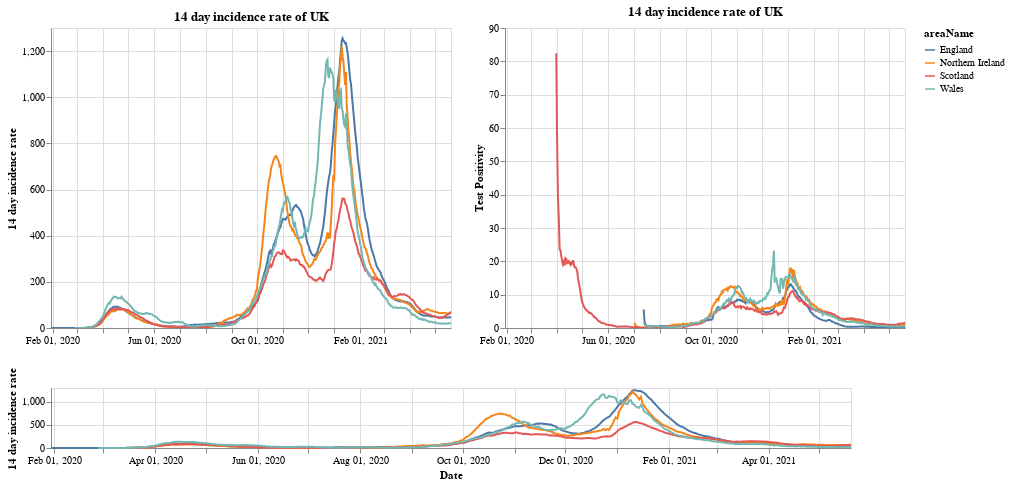

Here is the notebook cell this chart was saved with:
### Markdown cell above
# Plots

First a plot with each country in the UK. The top right shows the positivity rate for (which is the percentage of registered tests which were positive) while the top left is the 14 day incidence rate. The bottom chart can be used to select the timeframe (does not work on a mobile device).

### Code cell
#collapse
brush = alt.selection(type='interval', name='DateBrush',encodings=['x'],fields=['Time'])
leg_selection = alt.selection_multi(fields=['areaName'], bind='legend')

base = alt.Chart(uk_cases).mark_line().encode(
    x=alt.X("yearmonthdate(date):T", axis=alt.Axis(title='Date')),
    y=alt.Y("twoWeeklyCasesRate:Q", axis=alt.Axis(title='14 day incidence rate')),
    tooltip=['areaName', 'date','twoWeeklyCasesRate', 'testPositivity'],
    color='areaName',
    opacity=alt.condition(leg_selection, alt.value(2), alt.value(0.1))
).add_selection(leg_selection).properties(width=400)

upper = base.encode(alt.X('yearmonthdate(date):T', axis=alt.Axis(title=''),
                         scale=alt.Scale(domain=brush))
                   ).properties(title=f'14 day incidence rate of UK')
upper_right = upper.encode(alt.Y('testPositivity:Q', axis=alt.Axis(title='Test Positivity')))
lower = base.properties(height=60, width = 800).add_selection(brush)

(upper | upper_right) & lower

### Figure 1 — Vega-Lite specification as saved in the notebook (floating-point values rounded to 4 significant figures; data arrays with more than 128 entries replaced by an {"elided": "..."} marker saying what was removed)
{"config": {"view": {"continuousWidth": 400, "continuousHeight": 300}}, "vconcat": [{"hconcat": [{"mark": "line", "encoding": {"color": {"type": "nominal", "field": "areaName"}, "opacity": {"condition": {"value": 2, "selection": "selector001"}, "value": 0.1}, "tooltip": [{"type": "nominal", "field": "areaName"}, {"type": "temporal", "field": "date"}, {"type": "quantitative", "field": "twoWeeklyCasesRate"}, {"type": "quantitative", "field": "testPositivity"}], "x": {"type": "temporal", "axis": {"title": ""}, "field": "date", "scale": {"domain": {"selection": "DateBrush"}}, "timeUnit": "yearmonthdate"}, "y": {"type": "quantitative", "axis": {"title": "14 day incidence rate"}, "field": "twoWeeklyCasesRate"}}, "selection": {"selector001": {"type": "multi", "fields": ["areaName"], "bind": "legend"}}, "title": "14 day incidence rate of UK", "width": 400}, {"mark": "line", "encoding": {"color": {"type": "nominal", "field": "areaName"}, "opacity": {"condition": {"value": 2, "selection": "selector001"}, "value": 0.1}, "tooltip": [{"type": "nominal", "field": "areaName"}, {"type": "temporal", "field": "date"}, {"type": "quantitative", "field": "twoWeeklyCasesRate"}, {"type": "quantitative", "field": "testPositivity"}], "x": {"type": "temporal", "axis": {"title": ""}, "field": "date", "scale": {"domain": {"selection": "DateBrush"}}, "timeUnit": "yearmonthdate"}, "y": {"type": "quantitative", "axis": {"title": "Test Positivity"}, "field": "testPositivity"}}, "selection": {"selector001": {"type": "multi", "fields": ["areaName"], "bind": "legend"}}, "title": "14 day incidence rate of UK", "width": 400}]}, {"mark": "line", "encoding": {"color": {"type": "nominal", "field": "areaName"}, "opacity": {"condition": {"value": 2, "selection": "selector001"}, "value": 0.1}, "tooltip": [{"type": "nominal", "field": "areaName"}, {"type": "temporal", "field": "date"}, {"type": "quantitative", "field": "twoWeeklyCasesRate"}, {"type": "quantitative", "field": "testPositivity"}], "x": {"type": "temporal", "axis": {"title": "Date"}, "field": "date", "timeUnit": "yearmonthdate"}, "y": {"type": "quantitative", "axis": {"title": "14 day incidence rate"}, "field": "twoWeeklyCasesRate"}}, "height": 60, "selection": {"selector001": {"type": "multi", "fields": ["areaName"], "bind": "legend"}, "DateBrush": {"type": "interval", "encodings": ["x"], "fields": ["Time"]}}, "width": 800}], "data": {"name": "data-45346e328446690e52232a3b0b0bd5b3"}, "$schema": "https://vega.github.io/schema/vega-lite/v4.8.1.json", "datasets": {"data-45346e328446690e52232a3b0b0bd5b3": {"elided": "1816 records"}}}
